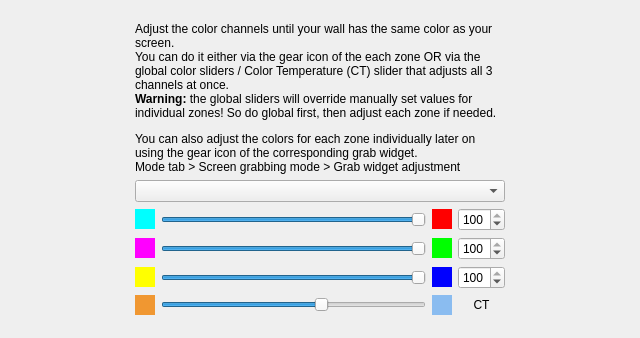
<?xml version="1.0" encoding="UTF-8"?>
<ui version="4.0">
 <class>GlobalColorCoefPage</class>
 <widget class="QWizardPage" name="GlobalColorCoefPage">
  <property name="geometry">
   <rect>
    <x>0</x>
    <y>0</y>
    <width>640</width>
    <height>338</height>
   </rect>
  </property>
  <property name="windowTitle">
   <string>WizardPage</string>
  </property>
  <property name="title">
   <string>White balance</string>
  </property>
  <layout class="QGridLayout" name="gridLayout_2" columnstretch="1,3,1">
   <item row="5" column="1">
    <spacer name="verticalSpacer_2">
     <property name="orientation">
      <enum>Qt::Vertical</enum>
     </property>
     <property name="sizeHint" stdset="0">
      <size>
       <width>20</width>
       <height>63</height>
      </size>
     </property>
    </spacer>
   </item>
   <item row="0" column="1">
    <spacer name="verticalSpacer">
     <property name="orientation">
      <enum>Qt::Vertical</enum>
     </property>
     <property name="sizeHint" stdset="0">
      <size>
       <width>20</width>
       <height>63</height>
      </size>
     </property>
    </spacer>
   </item>
   <item row="2" column="1">
    <widget class="QLabel" name="label">
     <property name="autoFillBackground">
      <bool>true</bool>
     </property>
     <property name="text">
      <string>&lt;html&gt;&lt;head/&gt;&lt;body&gt;&lt;p&gt;Adjust the color channels until your wall has the same color as your screen.&lt;br/&gt;
You can do it either via the gear icon of the each zone OR via the global color sliders / Color Temperature (CT) slider that adjusts all 3 channels at once.&lt;br/&gt;
&lt;b&gt;Warning:&lt;/b&gt; the global sliders will override manually set values for individual zones! So do global first, then adjust each zone if needed.
&lt;/p&gt;
&lt;p&gt;
&lt;table border=&quot;0&quot; style=&quot; margin-top:0px; margin-bottom:0px; margin-left:0px; margin-right:0px;&quot; cellspacing=&quot;0&quot; cellpadding=&quot;0&quot;&gt;&lt;tr&gt;&lt;td&gt;You can also adjust the colors for each zone individually later on using the gear icon of the corresponding grab widget.&lt;br/&gt;Mode tab &gt; Screen grabbing mode &gt; Grab widget adjustment&lt;/td&gt;&lt;td style=&quot; padding-left:2;&quot;&gt;&lt;img src=&quot;:/buttons/settings_24px.png&quot; width=&quot;16&quot;/&gt;&lt;/td&gt;&lt;/tr&gt;&lt;/table&gt;&lt;/p&gt;&lt;/body&gt;&lt;/html&gt;</string>
     </property>
     <property name="wordWrap">
      <bool>true</bool>
     </property>
    </widget>
   </item>
   <item row="4" column="1">
    <layout class="QGridLayout" name="gridLayout" rowstretch="0,0,0,0,0" columnstretch="0,0,0,0,0">
     <item row="2" column="3">
      <widget class="QLabel" name="label_3">
       <property name="sizePolicy">
        <sizepolicy hsizetype="Fixed" vsizetype="Fixed">
         <horstretch>0</horstretch>
         <verstretch>0</verstretch>
        </sizepolicy>
       </property>
       <property name="minimumSize">
        <size>
         <width>20</width>
         <height>20</height>
        </size>
       </property>
       <property name="palette">
        <palette>
         <active>
          <colorrole role="Base">
           <brush brushstyle="SolidPattern">
            <color alpha="255">
             <red>255</red>
             <green>255</green>
             <blue>255</blue>
            </color>
           </brush>
          </colorrole>
          <colorrole role="Window">
           <brush brushstyle="SolidPattern">
            <color alpha="255">
             <red>0</red>
             <green>255</green>
             <blue>0</blue>
            </color>
           </brush>
          </colorrole>
         </active>
         <inactive>
          <colorrole role="Base">
           <brush brushstyle="SolidPattern">
            <color alpha="255">
             <red>255</red>
             <green>255</green>
             <blue>255</blue>
            </color>
           </brush>
          </colorrole>
          <colorrole role="Window">
           <brush brushstyle="SolidPattern">
            <color alpha="255">
             <red>0</red>
             <green>255</green>
             <blue>0</blue>
            </color>
           </brush>
          </colorrole>
         </inactive>
         <disabled>
          <colorrole role="Base">
           <brush brushstyle="SolidPattern">
            <color alpha="255">
             <red>0</red>
             <green>255</green>
             <blue>0</blue>
            </color>
           </brush>
          </colorrole>
          <colorrole role="Window">
           <brush brushstyle="SolidPattern">
            <color alpha="255">
             <red>0</red>
             <green>255</green>
             <blue>0</blue>
            </color>
           </brush>
          </colorrole>
         </disabled>
        </palette>
       </property>
       <property name="autoFillBackground">
        <bool>true</bool>
       </property>
       <property name="text">
        <string/>
       </property>
      </widget>
     </item>
     <item row="2" column="1">
      <widget class="QLabel" name="label_6">
       <property name="sizePolicy">
        <sizepolicy hsizetype="Fixed" vsizetype="Fixed">
         <horstretch>0</horstretch>
         <verstretch>0</verstretch>
        </sizepolicy>
       </property>
       <property name="minimumSize">
        <size>
         <width>20</width>
         <height>20</height>
        </size>
       </property>
       <property name="palette">
        <palette>
         <active>
          <colorrole role="Base">
           <brush brushstyle="SolidPattern">
            <color alpha="255">
             <red>255</red>
             <green>255</green>
             <blue>255</blue>
            </color>
           </brush>
          </colorrole>
          <colorrole role="Window">
           <brush brushstyle="SolidPattern">
            <color alpha="255">
             <red>255</red>
             <green>0</green>
             <blue>255</blue>
            </color>
           </brush>
          </colorrole>
         </active>
         <inactive>
          <colorrole role="Base">
           <brush brushstyle="SolidPattern">
            <color alpha="255">
             <red>255</red>
             <green>255</green>
             <blue>255</blue>
            </color>
           </brush>
          </colorrole>
          <colorrole role="Window">
           <brush brushstyle="SolidPattern">
            <color alpha="255">
             <red>255</red>
             <green>0</green>
             <blue>255</blue>
            </color>
           </brush>
          </colorrole>
         </inactive>
         <disabled>
          <colorrole role="Base">
           <brush brushstyle="SolidPattern">
            <color alpha="255">
             <red>255</red>
             <green>0</green>
             <blue>255</blue>
            </color>
           </brush>
          </colorrole>
          <colorrole role="Window">
           <brush brushstyle="SolidPattern">
            <color alpha="255">
             <red>255</red>
             <green>0</green>
             <blue>255</blue>
            </color>
           </brush>
          </colorrole>
         </disabled>
        </palette>
       </property>
       <property name="autoFillBackground">
        <bool>true</bool>
       </property>
       <property name="text">
        <string/>
       </property>
      </widget>
     </item>
     <item row="1" column="2">
      <widget class="QSlider" name="hsRed">
       <property name="maximum">
        <number>100</number>
       </property>
       <property name="value">
        <number>100</number>
       </property>
       <property name="orientation">
        <enum>Qt::Horizontal</enum>
       </property>
      </widget>
     </item>
     <item row="2" column="4">
      <widget class="QSpinBox" name="sbGreen">
       <property name="maximum">
        <number>100</number>
       </property>
       <property name="value">
        <number>100</number>
       </property>
      </widget>
     </item>
     <item row="1" column="3">
      <widget class="QLabel" name="label_2">
       <property name="sizePolicy">
        <sizepolicy hsizetype="Fixed" vsizetype="Fixed">
         <horstretch>0</horstretch>
         <verstretch>0</verstretch>
        </sizepolicy>
       </property>
       <property name="minimumSize">
        <size>
         <width>20</width>
         <height>20</height>
        </size>
       </property>
       <property name="palette">
        <palette>
         <active>
          <colorrole role="Base">
           <brush brushstyle="SolidPattern">
            <color alpha="255">
             <red>255</red>
             <green>255</green>
             <blue>255</blue>
            </color>
           </brush>
          </colorrole>
          <colorrole role="Window">
           <brush brushstyle="SolidPattern">
            <color alpha="255">
             <red>255</red>
             <green>0</green>
             <blue>0</blue>
            </color>
           </brush>
          </colorrole>
         </active>
         <inactive>
          <colorrole role="Base">
           <brush brushstyle="SolidPattern">
            <color alpha="255">
             <red>255</red>
             <green>255</green>
             <blue>255</blue>
            </color>
           </brush>
          </colorrole>
          <colorrole role="Window">
           <brush brushstyle="SolidPattern">
            <color alpha="255">
             <red>255</red>
             <green>0</green>
             <blue>0</blue>
            </color>
           </brush>
          </colorrole>
         </inactive>
         <disabled>
          <colorrole role="Base">
           <brush brushstyle="SolidPattern">
            <color alpha="255">
             <red>255</red>
             <green>0</green>
             <blue>0</blue>
            </color>
           </brush>
          </colorrole>
          <colorrole role="Window">
           <brush brushstyle="SolidPattern">
            <color alpha="255">
             <red>255</red>
             <green>0</green>
             <blue>0</blue>
            </color>
           </brush>
          </colorrole>
         </disabled>
        </palette>
       </property>
       <property name="autoFillBackground">
        <bool>true</bool>
       </property>
       <property name="text">
        <string/>
       </property>
      </widget>
     </item>
     <item row="3" column="3">
      <widget class="QLabel" name="label_4">
       <property name="sizePolicy">
        <sizepolicy hsizetype="Fixed" vsizetype="Fixed">
         <horstretch>0</horstretch>
         <verstretch>0</verstretch>
        </sizepolicy>
       </property>
       <property name="minimumSize">
        <size>
         <width>20</width>
         <height>20</height>
        </size>
       </property>
       <property name="palette">
        <palette>
         <active>
          <colorrole role="Base">
           <brush brushstyle="SolidPattern">
            <color alpha="255">
             <red>255</red>
             <green>255</green>
             <blue>255</blue>
            </color>
           </brush>
          </colorrole>
          <colorrole role="Window">
           <brush brushstyle="SolidPattern">
            <color alpha="255">
             <red>0</red>
             <green>0</green>
             <blue>255</blue>
            </color>
           </brush>
          </colorrole>
         </active>
         <inactive>
          <colorrole role="Base">
           <brush brushstyle="SolidPattern">
            <color alpha="255">
             <red>255</red>
             <green>255</green>
             <blue>255</blue>
            </color>
           </brush>
          </colorrole>
          <colorrole role="Window">
           <brush brushstyle="SolidPattern">
            <color alpha="255">
             <red>0</red>
             <green>0</green>
             <blue>255</blue>
            </color>
           </brush>
          </colorrole>
         </inactive>
         <disabled>
          <colorrole role="Base">
           <brush brushstyle="SolidPattern">
            <color alpha="255">
             <red>0</red>
             <green>0</green>
             <blue>255</blue>
            </color>
           </brush>
          </colorrole>
          <colorrole role="Window">
           <brush brushstyle="SolidPattern">
            <color alpha="255">
             <red>0</red>
             <green>0</green>
             <blue>255</blue>
            </color>
           </brush>
          </colorrole>
         </disabled>
        </palette>
       </property>
       <property name="autoFillBackground">
        <bool>true</bool>
       </property>
       <property name="text">
        <string/>
       </property>
      </widget>
     </item>
     <item row="3" column="4">
      <widget class="QSpinBox" name="sbBlue">
       <property name="maximum">
        <number>100</number>
       </property>
       <property name="value">
        <number>100</number>
       </property>
      </widget>
     </item>
     <item row="2" column="2">
      <widget class="QSlider" name="hsGreen">
       <property name="maximum">
        <number>100</number>
       </property>
       <property name="value">
        <number>100</number>
       </property>
       <property name="orientation">
        <enum>Qt::Horizontal</enum>
       </property>
      </widget>
     </item>
     <item row="1" column="4">
      <widget class="QSpinBox" name="sbRed">
       <property name="maximum">
        <number>100</number>
       </property>
       <property name="value">
        <number>100</number>
       </property>
      </widget>
     </item>
     <item row="3" column="2">
      <widget class="QSlider" name="hsBlue">
       <property name="maximum">
        <number>100</number>
       </property>
       <property name="value">
        <number>100</number>
       </property>
       <property name="orientation">
        <enum>Qt::Horizontal</enum>
       </property>
      </widget>
     </item>
     <item row="1" column="1">
      <widget class="QLabel" name="label_7">
       <property name="sizePolicy">
        <sizepolicy hsizetype="Fixed" vsizetype="Fixed">
         <horstretch>0</horstretch>
         <verstretch>0</verstretch>
        </sizepolicy>
       </property>
       <property name="minimumSize">
        <size>
         <width>20</width>
         <height>20</height>
        </size>
       </property>
       <property name="palette">
        <palette>
         <active>
          <colorrole role="Base">
           <brush brushstyle="SolidPattern">
            <color alpha="255">
             <red>255</red>
             <green>255</green>
             <blue>255</blue>
            </color>
           </brush>
          </colorrole>
          <colorrole role="Window">
           <brush brushstyle="SolidPattern">
            <color alpha="255">
             <red>0</red>
             <green>255</green>
             <blue>255</blue>
            </color>
           </brush>
          </colorrole>
         </active>
         <inactive>
          <colorrole role="Base">
           <brush brushstyle="SolidPattern">
            <color alpha="255">
             <red>255</red>
             <green>255</green>
             <blue>255</blue>
            </color>
           </brush>
          </colorrole>
          <colorrole role="Window">
           <brush brushstyle="SolidPattern">
            <color alpha="255">
             <red>0</red>
             <green>255</green>
             <blue>255</blue>
            </color>
           </brush>
          </colorrole>
         </inactive>
         <disabled>
          <colorrole role="Base">
           <brush brushstyle="SolidPattern">
            <color alpha="255">
             <red>0</red>
             <green>255</green>
             <blue>255</blue>
            </color>
           </brush>
          </colorrole>
          <colorrole role="Window">
           <brush brushstyle="SolidPattern">
            <color alpha="255">
             <red>0</red>
             <green>255</green>
             <blue>255</blue>
            </color>
           </brush>
          </colorrole>
         </disabled>
        </palette>
       </property>
       <property name="autoFillBackground">
        <bool>true</bool>
       </property>
       <property name="text">
        <string/>
       </property>
      </widget>
     </item>
     <item row="3" column="1">
      <widget class="QLabel" name="label_5">
       <property name="sizePolicy">
        <sizepolicy hsizetype="Fixed" vsizetype="Fixed">
         <horstretch>0</horstretch>
         <verstretch>0</verstretch>
        </sizepolicy>
       </property>
       <property name="minimumSize">
        <size>
         <width>20</width>
         <height>20</height>
        </size>
       </property>
       <property name="palette">
        <palette>
         <active>
          <colorrole role="Base">
           <brush brushstyle="SolidPattern">
            <color alpha="255">
             <red>255</red>
             <green>255</green>
             <blue>255</blue>
            </color>
           </brush>
          </colorrole>
          <colorrole role="Window">
           <brush brushstyle="SolidPattern">
            <color alpha="255">
             <red>255</red>
             <green>255</green>
             <blue>0</blue>
            </color>
           </brush>
          </colorrole>
         </active>
         <inactive>
          <colorrole role="Base">
           <brush brushstyle="SolidPattern">
            <color alpha="255">
             <red>255</red>
             <green>255</green>
             <blue>255</blue>
            </color>
           </brush>
          </colorrole>
          <colorrole role="Window">
           <brush brushstyle="SolidPattern">
            <color alpha="255">
             <red>255</red>
             <green>255</green>
             <blue>0</blue>
            </color>
           </brush>
          </colorrole>
         </inactive>
         <disabled>
          <colorrole role="Base">
           <brush brushstyle="SolidPattern">
            <color alpha="255">
             <red>255</red>
             <green>255</green>
             <blue>0</blue>
            </color>
           </brush>
          </colorrole>
          <colorrole role="Window">
           <brush brushstyle="SolidPattern">
            <color alpha="255">
             <red>255</red>
             <green>255</green>
             <blue>0</blue>
            </color>
           </brush>
          </colorrole>
         </disabled>
        </palette>
       </property>
       <property name="autoFillBackground">
        <bool>true</bool>
       </property>
       <property name="text">
        <string/>
       </property>
      </widget>
     </item>
     <item row="4" column="2">
      <widget class="QSlider" name="hsColorTemperature">
       <property name="toolTip">
        <string>&lt;b&gt;Color Temperature&lt;/b&gt;
&lt;br&gt;
3-in-1 helper slider to adjust white point</string>
       </property>
       <property name="minimum">
        <number>1000</number>
       </property>
       <property name="maximum">
        <number>10000</number>
       </property>
       <property name="singleStep">
        <number>100</number>
       </property>
       <property name="pageStep">
        <number>1000</number>
       </property>
       <property name="value">
        <number>6500</number>
       </property>
       <property name="orientation">
        <enum>Qt::Horizontal</enum>
       </property>
      </widget>
     </item>
     <item row="4" column="1">
      <widget class="QLabel" name="label_8">
       <property name="sizePolicy">
        <sizepolicy hsizetype="Fixed" vsizetype="Fixed">
         <horstretch>0</horstretch>
         <verstretch>0</verstretch>
        </sizepolicy>
       </property>
       <property name="minimumSize">
        <size>
         <width>20</width>
         <height>20</height>
        </size>
       </property>
       <property name="palette">
        <palette>
         <active>
          <colorrole role="Base">
           <brush brushstyle="SolidPattern">
            <color alpha="255">
             <red>255</red>
             <green>255</green>
             <blue>255</blue>
            </color>
           </brush>
          </colorrole>
          <colorrole role="Window">
           <brush brushstyle="SolidPattern">
            <color alpha="255">
             <red>240</red>
             <green>151</green>
             <blue>49</blue>
            </color>
           </brush>
          </colorrole>
         </active>
         <inactive>
          <colorrole role="Base">
           <brush brushstyle="SolidPattern">
            <color alpha="255">
             <red>255</red>
             <green>255</green>
             <blue>255</blue>
            </color>
           </brush>
          </colorrole>
          <colorrole role="Window">
           <brush brushstyle="SolidPattern">
            <color alpha="255">
             <red>240</red>
             <green>151</green>
             <blue>49</blue>
            </color>
           </brush>
          </colorrole>
         </inactive>
         <disabled>
          <colorrole role="Base">
           <brush brushstyle="SolidPattern">
            <color alpha="255">
             <red>240</red>
             <green>151</green>
             <blue>49</blue>
            </color>
           </brush>
          </colorrole>
          <colorrole role="Window">
           <brush brushstyle="SolidPattern">
            <color alpha="255">
             <red>240</red>
             <green>151</green>
             <blue>49</blue>
            </color>
           </brush>
          </colorrole>
         </disabled>
        </palette>
       </property>
       <property name="autoFillBackground">
        <bool>true</bool>
       </property>
       <property name="text">
        <string/>
       </property>
      </widget>
     </item>
     <item row="4" column="3">
      <widget class="QLabel" name="label_9">
       <property name="sizePolicy">
        <sizepolicy hsizetype="Fixed" vsizetype="Fixed">
         <horstretch>0</horstretch>
         <verstretch>0</verstretch>
        </sizepolicy>
       </property>
       <property name="minimumSize">
        <size>
         <width>20</width>
         <height>20</height>
        </size>
       </property>
       <property name="palette">
        <palette>
         <active>
          <colorrole role="Base">
           <brush brushstyle="SolidPattern">
            <color alpha="255">
             <red>255</red>
             <green>255</green>
             <blue>255</blue>
            </color>
           </brush>
          </colorrole>
          <colorrole role="Window">
           <brush brushstyle="SolidPattern">
            <color alpha="255">
             <red>138</red>
             <green>188</green>
             <blue>240</blue>
            </color>
           </brush>
          </colorrole>
         </active>
         <inactive>
          <colorrole role="Base">
           <brush brushstyle="SolidPattern">
            <color alpha="255">
             <red>255</red>
             <green>255</green>
             <blue>255</blue>
            </color>
           </brush>
          </colorrole>
          <colorrole role="Window">
           <brush brushstyle="SolidPattern">
            <color alpha="255">
             <red>138</red>
             <green>188</green>
             <blue>240</blue>
            </color>
           </brush>
          </colorrole>
         </inactive>
         <disabled>
          <colorrole role="Base">
           <brush brushstyle="SolidPattern">
            <color alpha="255">
             <red>138</red>
             <green>188</green>
             <blue>240</blue>
            </color>
           </brush>
          </colorrole>
          <colorrole role="Window">
           <brush brushstyle="SolidPattern">
            <color alpha="255">
             <red>138</red>
             <green>188</green>
             <blue>240</blue>
            </color>
           </brush>
          </colorrole>
         </disabled>
        </palette>
       </property>
       <property name="autoFillBackground">
        <bool>true</bool>
       </property>
       <property name="text">
        <string/>
       </property>
      </widget>
     </item>
     <item row="4" column="4">
      <widget class="QLabel" name="label_10">
       <property name="toolTip">
        <string>&lt;b&gt;Color Temperature&lt;/b&gt;
&lt;br&gt;
3-in-1 helper slider to adjust white point</string>
       </property>
       <property name="text">
        <string>CT</string>
       </property>
       <property name="alignment">
        <set>Qt::AlignCenter</set>
       </property>
      </widget>
     </item>
    </layout>
   </item>
   <item row="4" column="0">
    <spacer name="horizontalSpacer">
     <property name="orientation">
      <enum>Qt::Horizontal</enum>
     </property>
     <property name="sizeHint" stdset="0">
      <size>
       <width>59</width>
       <height>20</height>
      </size>
     </property>
    </spacer>
   </item>
   <item row="4" column="2">
    <spacer name="horizontalSpacer_2">
     <property name="orientation">
      <enum>Qt::Horizontal</enum>
     </property>
     <property name="sizeHint" stdset="0">
      <size>
       <width>59</width>
       <height>20</height>
      </size>
     </property>
    </spacer>
   </item>
   <item row="3" column="1">
    <widget class="QComboBox" name="cbMonitorSelect"/>
   </item>
  </layout>
 </widget>
 <tabstops>
  <tabstop>cbMonitorSelect</tabstop>
  <tabstop>sbRed</tabstop>
  <tabstop>sbGreen</tabstop>
  <tabstop>sbBlue</tabstop>
 </tabstops>
 <resources/>
 <connections>
  <connection>
   <sender>hsBlue</sender>
   <signal>valueChanged(int)</signal>
   <receiver>sbBlue</receiver>
   <slot>setValue(int)</slot>
   <hints>
    <hint type="sourcelabel">
     <x>175</x>
     <y>193</y>
    </hint>
    <hint type="destinationlabel">
     <x>278</x>
     <y>193</y>
    </hint>
   </hints>
  </connection>
  <connection>
   <sender>sbBlue</sender>
   <signal>valueChanged(int)</signal>
   <receiver>hsBlue</receiver>
   <slot>setValue(int)</slot>
   <hints>
    <hint type="sourcelabel">
     <x>278</x>
     <y>193</y>
    </hint>
    <hint type="destinationlabel">
     <x>175</x>
     <y>193</y>
    </hint>
   </hints>
  </connection>
  <connection>
   <sender>hsGreen</sender>
   <signal>valueChanged(int)</signal>
   <receiver>sbGreen</receiver>
   <slot>setValue(int)</slot>
   <hints>
    <hint type="sourcelabel">
     <x>175</x>
     <y>165</y>
    </hint>
    <hint type="destinationlabel">
     <x>278</x>
     <y>165</y>
    </hint>
   </hints>
  </connection>
  <connection>
   <sender>sbGreen</sender>
   <signal>valueChanged(int)</signal>
   <receiver>hsGreen</receiver>
   <slot>setValue(int)</slot>
   <hints>
    <hint type="sourcelabel">
     <x>278</x>
     <y>165</y>
    </hint>
    <hint type="destinationlabel">
     <x>175</x>
     <y>165</y>
    </hint>
   </hints>
  </connection>
  <connection>
   <sender>hsRed</sender>
   <signal>valueChanged(int)</signal>
   <receiver>sbRed</receiver>
   <slot>setValue(int)</slot>
   <hints>
    <hint type="sourcelabel">
     <x>175</x>
     <y>137</y>
    </hint>
    <hint type="destinationlabel">
     <x>278</x>
     <y>137</y>
    </hint>
   </hints>
  </connection>
  <connection>
   <sender>sbRed</sender>
   <signal>valueChanged(int)</signal>
   <receiver>hsRed</receiver>
   <slot>setValue(int)</slot>
   <hints>
    <hint type="sourcelabel">
     <x>278</x>
     <y>137</y>
    </hint>
    <hint type="destinationlabel">
     <x>175</x>
     <y>137</y>
    </hint>
   </hints>
  </connection>
 </connections>
</ui>
